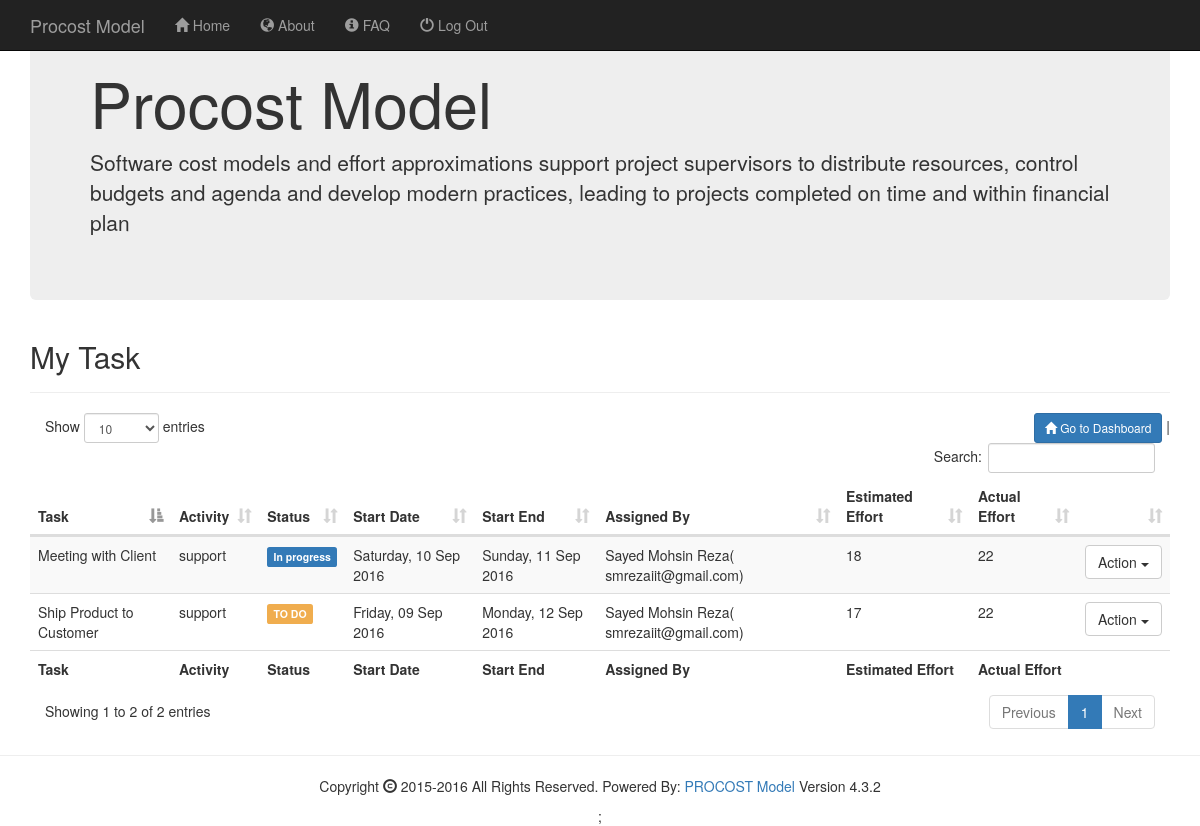
Page /my_task.php (signed in) on the committed database.
### tables this page shows
CREATE TABLE IF NOT EXISTS `task_history` (
`id` int(11) NOT NULL,
  `project_id` int(11) NOT NULL,
  `person_id` int(11) NOT NULL,
  `task_id` int(11) NOT NULL,
  `activity_id` int(11) NOT NULL,
  `status_id` int(11) NOT NULL,
  `closed` int(11) NOT NULL,
  `start_on` timestamp NULL DEFAULT NULL,
  `end_on` timestamp NULL DEFAULT NULL,
  `assigned_by` int(11) NOT NULL,
  `closed_at` timestamp NOT NULL DEFAULT '0000-00-00 00:00:00'
);

CREATE TABLE IF NOT EXISTS `project_task` (
`id` int(10) NOT NULL,
  `id_project` int(10) unsigned NOT NULL DEFAULT '0',
  `id_parenttask` mediumint(8) unsigned NOT NULL DEFAULT '0',
  `title` varchar(255) NOT NULL DEFAULT '',
  `description` text,
  `id_person_owner` int(10) unsigned NOT NULL DEFAULT '0',
  `date_start` timestamp NULL DEFAULT NULL,
  `date_end` timestamp NULL DEFAULT NULL,
  `status_id` int(11) NOT NULL,
  `estimated_workload` mediumint(8) unsigned NOT NULL DEFAULT '0'
);

CREATE TABLE IF NOT EXISTS `project_activity` (
`id` int(10) unsigned NOT NULL,
  `id_person_create` int(10) unsigned NOT NULL,
  `title` varchar(64) NOT NULL,
  `value` int(11) NOT NULL
);

CREATE TABLE IF NOT EXISTS `project_status` (
`id` int(10) NOT NULL,
  `id_person_create` int(10) unsigned NOT NULL,
  `title` varchar(64) NOT NULL,
  `value` int(11) NOT NULL
);

### my_task.php (the view, shortened to what this page needs)
<?php
include('header.php');
print '  <div id="content">';
include('sub-header.php');
print '<div class="page-header"><h2>My Task </h2>  </div>';
$button_menu[] = array('link'=>'index.php','text'=>'Go to Dashboard','icon'=>'home','class'=>'primary');
button_menu_create($button_menu);
$query = "SELECT id,`task_id`, `activity_id`, `status_id`, `start_on`, `end_on`, `assigned_by` FROM `task_history` WHERE `person_id`=".$_SESSION['id']."";
$fieldname=array('Task','Activity','Status','Start Date', 'Start End', 'Assigned By','Estimated Effort','Actual Effort','');
create_table_person($query,$fieldname);
print '</div>';
include('footer.php');
    function create_table_person($query,$fieldname,$id='mytable'){
    print' <table id="'.$id.'" class="table table-striped">';
    print'<thead><tr>';
	for($i=0;$i<sizeof($fieldname);$i++){
	print'<th>'.$fieldname[$i].'</th>';
	}
	print'</tr></thead>';
	    print'<tfoot><tr>';
	for($i=0;$i<sizeof($fieldname);$i++){
	print'<th>'.$fieldname[$i].'</th>';
	}
	print'</tr></tfoot>';
	print '<tbody>';
	$result = mysql_query($query);
	while($row= mysql_fetch_array($result)){
	print ' <tr>';
	print'<td>'.mysql_fetch_array_nullsafe("SELECT title  FROM `project_task` WHERE `id`=".$row[1])[0].'</td>';
	print'<td>'.mysql_fetch_array_nullsafe("SELECT `title` FROM `project_activity` WHERE `id`=".$row[2])[0].'</td>';
	print'<td>'.status_label_set($row[3]).'</td>';
	print'<td>'.customdate_format($row[4]).'</td>';
	print'<td>'.customdate_format($row[5]).'</td>';
	print'<td>'.mysql_fetch_array_nullsafe("SELECT concat( cr.`firstname`,' ', cr.`lastname`,'( ',`email`,')') as info  FROM `contact_person` as cr WHERE `id`=".$row[6])[0].'</td>';
	print '<td>'.effort_calculation_history( $row[0]).' </td>';
	print '<td>'.effort_calculation_history( $row[0],'actual').' </td>';
	print '<td><div class="btn-group">
  <button type="button" class="btn btn-default dropdown-toggle" data-toggle="dropdown" aria-haspopup="true" aria-expanded="false">
    Action <span class="caret"></span>
  </button>
  <ul class="dropdown-menu">
    <li><a href="edit_history.php?history_id='.$row[0].'" >'.icon('edit').' Edit</a></li>
    <li><a data-toggle="modal" data-target="#view_modal_'.$row['id'].'">'.icon('book').' View</a></li>
    <li role="separator" class="divider"></li>
    <li><a data-toggle="modal" data-target="#delete_modal_'.$row['id'].'">'.icon('trash').' Delete</a></li>
  </ul>
</div></td>';
	print' </tr>';
	}
    print'</tbody></table>';
    }
?>

### include.php (shortened to what this page needs)
<?php
	function value_return($query){
	$result= mysql_query($query);
	$value=mysql_result($result,0);
	return $value;
	}
	function customdate_format($timestampDate,$default_format='l, d M Y'){
$newDate = date($default_format, strtotime($timestampDate));
return $newDate;
}
function effort_calculation_history($project_history_id,$effort_type='estimate'){
$history_data =mysql_fetch_array_nullsafe("SELECT `id`, `project_id`, `person_id`, `task_id`, `activity_id`, `status_id`, `start_on`, `end_on`, `assigned_by`,closed,closed_at FROM `task_history` WHERE id= ".$project_history_id);
$job_position_value= mysql_fetch_array_nullsafe("SELECT value FROM `contact_jobtype` WHERE `id`=(SELECT `id_jobtype` FROM `contact_person` WHERE `id`=".$history_data['person_id'].")")[0];
$id_roles = mysql_fetch_array_nullsafe("SELECT `id_role` FROM `project_person` WHERE `id_project`=".$history_data['project_id']." and `id_person`=".$history_data['person_id']."");
if(is_array($id_roles)){
$id_roles = implode(',',$id_roles);
$assign_role_value  = mysql_fetch_array_nullsafe("SELECT sum(value) FROM `project_role` WHERE `id` IN (".$id_roles.") " )[0];
}else{
  $assign_role_value = 1;
}
$project_activity_value= mysql_fetch_array_nullsafe("SELECT `value` FROM `project_activity` WHERE `id`=".$history_data['activity_id'])[0];
$project_status_value= mysql_fetch_array_nullsafe("SELECT `value` FROM `project_status` WHERE `id`=".$history_data['status_id'])[0];
if($effort_type=='estimate'){
if(date('Y-m-d H:i:s')>$history_data['start_on'] and date('Y-m-d H:i:s')<$history_data['end_on']){
$date_diff_value = mysql_fetch_array_nullsafe(" SELECT DATEDIFF(end_on, start_on) AS days from task_history WHERE `id`=".$project_history_id)[0];
}else{
  $date_diff_value = 1;
}
}
if($effort_type=='actual'){
if(date('Y-m-d H:i:s')>$history_data['start_on'] ){
  if($history_data['closed']==0){
$date_diff_value = mysql_fetch_array_nullsafe(" SELECT DATEDIFF(NOW(), start_on) AS days from task_history WHERE `id`=".$project_history_id)[0];
}else{
$date_diff_value = mysql_fetch_array_nullsafe(" SELECT DATEDIFF(closed_at, start_on) AS days from task_history WHERE `id`=".$project_history_id)[0];
}
}else{
  $date_diff_value = 1;
}
}
$total_sum =
$job_position_value +
$assign_role_value +
$project_activity_value +
$project_status_value +
$date_diff_value;
return $total_sum;
return 0;
}
function icon($icon_class,$aria_hidden='true'){
return ' <span class="glyphicon glyphicon-'.$icon_class.'" aria-hidden="'.$aria_hidden.'"></span>';
}
function mysql_fetch_array_nullsafe($query) {
    $ret=array();
	   $result = mysql_query($query);
    $num = mysql_num_fields($result);
    $fval = mysql_fetch_row ($result);
    $i=0;
     while($i<$num)
        {
            $fname[$i] = mysql_field_name($result,$i);
            $ret[$i] = $fval[$i];
            $ret[''.$fname[$i].''] = $fval[$i];
            $i++;
        }
    return $ret;
}
function status_label_set($id){
$value = value_return("SELECT `title` FROM `project_status` WHERE `id`=".$id);
if($id==1)      return '<span class="label label-success">'.$value.'</span>';
else if($id==2) return '<span class="label label-info">'.$value.'</span>';
else if($id==3) return '<span class="label label-primary">'.$value.'</span>';
else if($id==4) return '<span class="label label-warning">'.$value.'</span>';
else            return '<span class="label label-default">'.$value.'</span>';
}
function button_menu_create($buttons,$style='1' ){
$rand_class = array ('primary','success','warning','danger');
$rand_icon = array ('plus','edit','asterisk','wrench','home');
print '<div class="pull-right">';
 foreach($buttons as $key => $value) {
  if(!isset($value['class'])){$class =$rand_class[rand(0,count($rand_class)-1)]; }else{$class = $value['class'];}
  if(!isset($value['icon'])){$icon =$rand_icon[rand(0,count($rand_icon)-1)]; }else{$icon = $value['icon'];}
print '<a href="'.$value['link'].'" class="btn btn-sm btn-'.$class.'"><span class="glyphicon glyphicon-'.$icon.'" aria-hidden="true"></span> '.$value['text'].'</a> | ';
      }
print'</div>';
}
?>

### rows in the picture
task_history: task.title "Ship Product to Customer", activity.title "support", status.title "TO DO", start_on "Friday, 09 Sep 2016", end_on "Monday, 12 Sep 2016", row "Sayed Mohsin Reza( smrezaiit@gmail.com)", effort_calculation_history( $row[0]) "17", row "22"
task_history: task.title "Meeting with Client", row "support", status.title "In progress", start_on "Saturday, 10 Sep 2016", end_on "Sunday, 11 Sep 2016", row "Sayed Mohsin Reza( smrezaiit@gmail.com)", effort_calculation_history( $row[0]) "18", row "22"

### other values in the picture
$value['text'] "Go to Dashboard"
$fieldname[$i] "Task"
$fieldname[$i] "Activity"
$fieldname[$i] "Status"
$fieldname[$i] "Start Date"
$fieldname[$i] "Start End"
$fieldname[$i] "Assigned By"
$fieldname[$i] "Estimated Effort"
$fieldname[$i] "Actual Effort"
